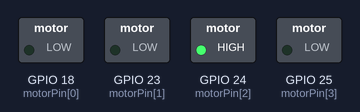
Recording of a program running on a simulated Raspberry Pi (BCM pin numbers). Parts: switched loads named in the program (green lamp = pin HIGH).

Above: at 0.15 s.
At 4.68 s:
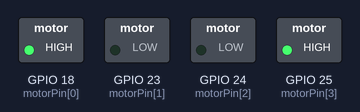
At 9.78 s:
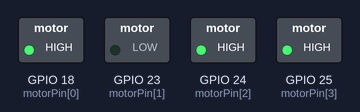
At 19.69 s:
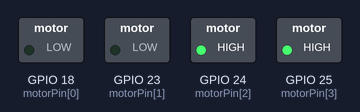
At 29.89 s:
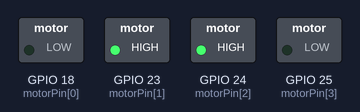
At 39.8 s:
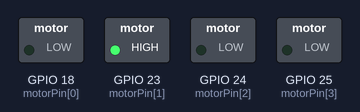
Timing chart, 0 to 40.1 s (numbered marks = the images above):
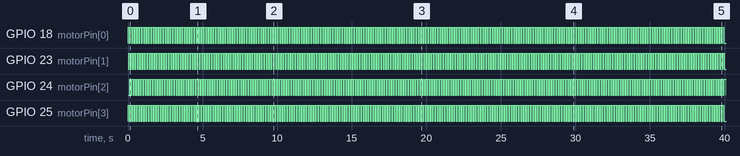

Measured:
- by itself, GPIO 18 (motorPin[0]), GPIO 23 (motorPin[1]), GPIO 24 (motorPin[2]), GPIO 25 (motorPin[3]): alternates HIGH for 0.08 s and LOW for 0.08 s

The program:

1_3_3.py
```python
import RPi.GPIO as GPIO
import time

motorPin = (18, 23, 24, 25)
rolePerMinute = 15
stepsPerRevolution = 2048
stepSpeed = (60 / rolePerMinute) / stepsPerRevolution

pin_levels = [
    (1, 0, 0, 1),
    (1, 1, 0, 0),
    (0, 1, 1, 0),
    (0, 0, 1, 1)
]

def setup():
    GPIO.setwarnings(False)
    GPIO.setmode(GPIO.BCM)
    for i in motorPin:
        GPIO.setup(i, GPIO.OUT)

def rotary():
    for level in pin_levels:
        for i in range(4):
            GPIO.output(motorPin[i], level[i])
            time.sleep(0.01)

def destroy():
    GPIO.cleanup()

if __name__ == "__main__":
    setup()
    try:
        while True:
            rotary()
    except KeyboardInterrupt:
        destroy()
```
